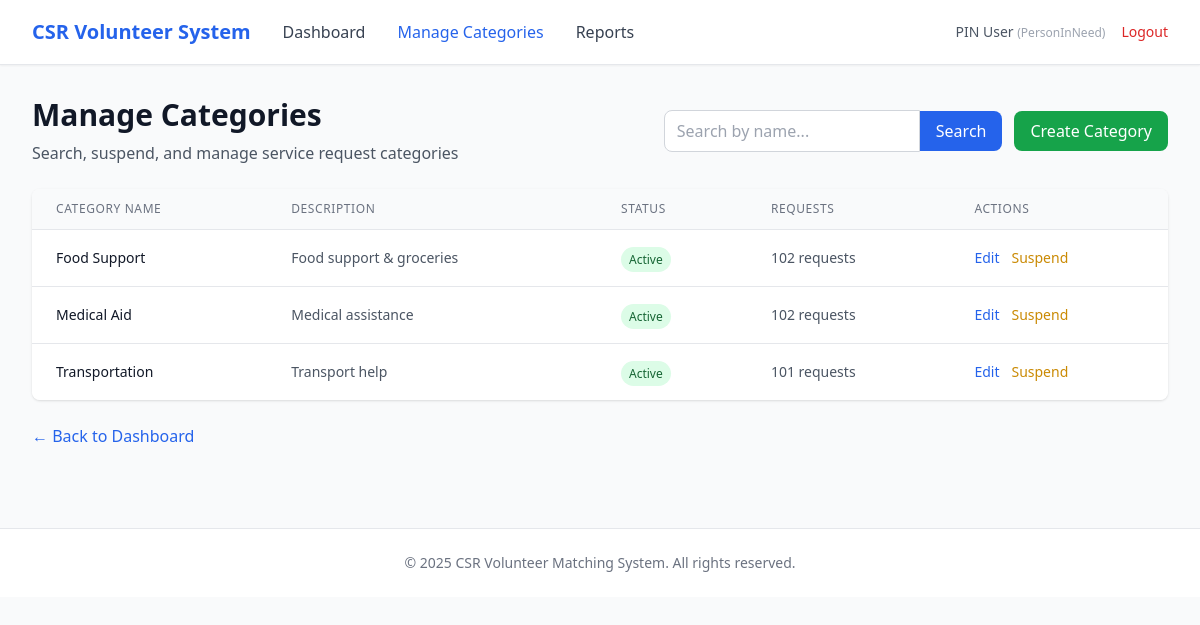
Page /pm/categories (signed in) on the committed database.
### app/entity/user_account.py (models this page shows, shortened)
class UserAccount(UserMixin, db.Model):
    __tablename__ = "user_accounts"
    userID = db.Column(db.Integer, primary_key=True, autoincrement=True)  # explicit auto increment
    name = db.Column(db.String(100), nullable=False)
    email = db.Column(db.String(120), nullable=False, unique=True, index=True)
    _password = db.Column("password", db.String(255), nullable=False)
    age = db.Column(db.Integer)
    phoneNumber = db.Column(db.String(20))
    isActive = db.Column(db.Boolean, default=True)
    profileID = db.Column(db.Integer, db.ForeignKey("user_profiles.profileID"), nullable=False)
    profile = db.relationship("UserProfile", back_populates="users", lazy=True)
    @property
    def password(self):
        raise AttributeError("Password is write-only.")
    @password.setter
    def password(self, raw):
        self._password = generate_password_hash(raw)

### app/entity/user_profile.py (models this page shows)
class UserProfile(db.Model):
    __tablename__ = "user_profiles"
    profileID   = db.Column(db.Integer, primary_key=True, autoincrement=True)  # explicit auto increment
    profileName = db.Column(db.String(50), nullable=False, unique=True)
    description = db.Column(db.String(255))
    isActive    = db.Column(db.Boolean, default=True)
    users = db.relationship("UserAccount", back_populates="profile", lazy=True)

### app/entity/category.py (models this page shows)
class Category(db.Model):
    __tablename__ = "categories"
    categoryID   = db.Column(db.Integer, primary_key=True)
    categoryName = db.Column(db.String(100), nullable=False, unique=True)
    description  = db.Column(db.String(255))
    isActive     = db.Column(db.Boolean, default=True)
    requests = db.relationship("Request", back_populates="category", lazy=True)

### app/boundary/routes.py (the view)
@boundary_bp.route("/pm/categories")
@login_required
def pm_categories():
    from app.control.platform_searchCategory_controller import PlatformSearchCategoryController
    from app.entity.category import Category
    q = request.args.get("q", "").strip()
    page = request.args.get("page", 1, type=int)
    per_page = 10
    if q:
        query = Category.query.filter(Category.categoryName.ilike(f"%{q}%"))
    else:
        query = Category.query
    pagination = query.order_by(Category.categoryName.asc()).paginate(
        page=page, per_page=per_page, error_out=False
    )
    return render_template(
        "pm/categories.html",
        categories=pagination.items,
        pagination=pagination,
        q=q
    )

### app/entity/user_account.py (called while the page is built)
@login_manager.user_loader
def load_user(user_id):
    return UserAccount.query.get(int(user_id))

### app/templates/pm/categories.html (shortened to what this page needs)
{% extends "base.html" %}
{% block nav_links %}
<a href="{{ url_for('boundary.pm_dashboard') }}" class="text-gray-700 hover:text-primary">Dashboard</a>
<a href="{{ url_for('boundary.pm_categories') }}" class="text-primary font-medium">Manage Categories</a>
<a href="{{ url_for('boundary.pm_reports') }}" class="text-gray-700 hover:text-primary">Reports</a>
{% endblock %}
{% block content %}
<div class="mb-6 flex justify-between items-center flex-wrap gap-4">
    <div>
        <h1 class="text-3xl font-bold text-gray-900">Manage Categories</h1>
        <p class="text-gray-600 mt-2">Search, suspend, and manage service request categories</p>
    </div>
    <div class="flex items-center gap-3">
        <form method="GET" action="{{ url_for('boundary.pm_categories') }}" class="flex items-center">
            <input type="text"
                   name="q"
                   value="{{ q }}"
                   placeholder="Search by name..."
                   class="px-3 py-2 border border-gray-300 rounded-l-lg focus:ring-2 focus:ring-primary focus:border-transparent w-48 sm:w-64">
            <button type="submit"
                    class="px-4 py-2 bg-primary text-white rounded-r-lg hover:bg-blue-700 transition">
                Search
            </button>
        </form>
        <a href="{{ url_for('boundary.pm_create_category') }}"
           class="px-4 py-2 bg-green-600 text-white rounded-lg hover:bg-green-700 transition">
            Create Category
        </a>
    </div>
</div>
<div class="bg-white rounded-lg shadow overflow-hidden">
    <table class="min-w-full divide-y divide-gray-200">
        <thead class="bg-gray-50">
            <tr>
                <th class="px-6 py-3 text-left text-xs font-medium text-gray-500 uppercase tracking-wider">Category Name</th>
                <th class="px-6 py-3 text-left text-xs font-medium text-gray-500 uppercase tracking-wider">Description</th>
                <th class="px-6 py-3 text-left text-xs font-medium text-gray-500 uppercase tracking-wider">Status</th>
                <th class="px-6 py-3 text-left text-xs font-medium text-gray-500 uppercase tracking-wider">Requests</th>
                <th class="px-6 py-3 text-left text-xs font-medium text-gray-500 uppercase tracking-wider">Actions</th>
            </tr>
        </thead>
        <tbody class="bg-white divide-y divide-gray-200">
            {% for category in categories %}
            <tr>
                <td class="px-6 py-4 whitespace-nowrap">
                    <div class="text-sm font-medium text-gray-900">{{ category.categoryName }}</div>
                </td>
                <td class="px-6 py-4">
                    <div class="text-sm text-gray-600">{{ category.description or 'No description' }}</div>
                </td>
                <td class="px-6 py-4 whitespace-nowrap">
                    {% if category.isActive %}
                        <span class="px-2 py-1 text-xs font-medium rounded-full bg-green-100 text-green-800">Active</span>
                    {% else %}
                        <span class="px-2 py-1 text-xs font-medium rounded-full bg-red-100 text-red-800">Inactive</span>
                    {% endif %}
                </td>
                <td class="px-6 py-4 whitespace-nowrap">
                    <div class="text-sm text-gray-600">{{ category.requests|length }} requests</div>
                </td>
                <td class="px-6 py-4 whitespace-nowrap text-sm">
                    <div class="flex gap-3">
                        <a href="{{ url_for('boundary.pm_edit_category', category_id=category.categoryID) }}"
                           class="text-blue-600 hover:text-blue-800">Edit</a>
                        {% if category.isActive %}
                        <form method="POST" action="{{ url_for('boundary.pm_suspend_category', category_id=category.categoryID) }}" class="inline">
                            <button type="submit"
                                    onclick="return confirm('Suspend this category? It will be unavailable for new requests.')"
                                    class="text-yellow-600 hover:text-yellow-800">
                                Suspend
                            </button>
                        </form>
                        {% endif %}
                    </div>
                </td>
            </tr>
            {% endfor %}
        </tbody>
    </table>
</div>
<div class="mt-6">
    <a href="{{ url_for('boundary.pm_dashboard') }}" class="text-primary hover:text-blue-700">
        ← Back to Dashboard
    </a>
</div>
{% endblock %}

### app/templates/base.html (shortened to what this page needs)
<!DOCTYPE html>
<html lang="en">
<head>
    <script src="https://cdn.tailwindcss.com"></script>
</head>
<body class="bg-gray-50 min-h-screen">
    {% if current_user.is_authenticated %}
    <nav class="bg-white shadow-sm border-b border-gray-200">
        <div class="max-w-7xl mx-auto px-4 sm:px-6 lg:px-8">
            <div class="flex justify-between items-center h-16">
                <div class="flex items-center gap-8">
                    <a href="{{ url_for('boundary.login') }}" class="text-xl font-bold text-primary">
                        CSR Volunteer System
                    </a>
                    {% block nav_links %}{% endblock %}
                </div>
                <div class="flex items-center gap-4">
                    <span class="text-sm text-gray-600">
                        {{ current_user.name }}
                        <span class="text-xs text-gray-400">({{ current_user.profile.profileName }})</span>
                    </span>
                    <a href="{{ url_for('boundary.logout') }}" class="text-sm text-red-600 hover:text-red-700">
                        Logout
                    </a>
                </div>
            </div>
        </div>
    </nav>
    {% endif %}
    <main class="max-w-7xl mx-auto px-4 sm:px-6 lg:px-8 py-8">
        {% block content %}{% endblock %}
    </main>
    <footer class="bg-white border-t border-gray-200 mt-12">
        <div class="max-w-7xl mx-auto px-4 sm:px-6 lg:px-8 py-6">
            <p class="text-center text-sm text-gray-500">
                &copy; 2025 CSR Volunteer Matching System. All rights reserved.
            </p>
        </div>
    </footer>
</body>
</html>

### rows in the picture
UserAccount: name "PIN User"
UserProfile: profile.profileName "PersonInNeed"
Category: categoryName "Food Support", description "Food support & groceries", isActive "Active", requests|length "102"
Category: categoryName "Medical Aid", description "Medical assistance", isActive "Active", requests|length "102"
Category: categoryName "Transportation", description "Transport help", isActive "Active", requests|length "101"
